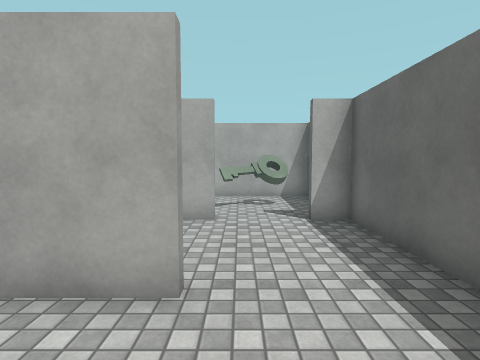
view 1 (above)

12 first-person views from a walk through a Unity game level. The camera is 1.5 m above the floor, tilts 4° down and sees 80° across. The floor is counted in squares, 1 m on a side. Each view is taken from the middle of a square. On the plan, view 1 faces up. The plan holds only what a view shows up to about 14 squares ahead; the rest is blank. The place goes on beyond the plan. Surface patterns are stand-ins for the level's own textures.

view 2
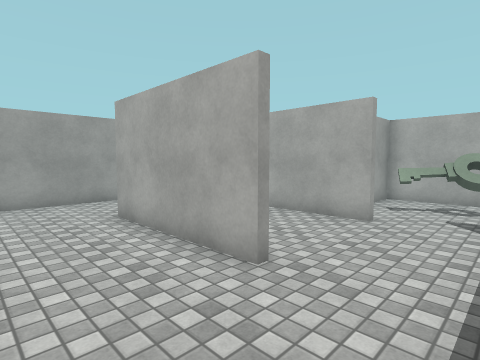

view 3
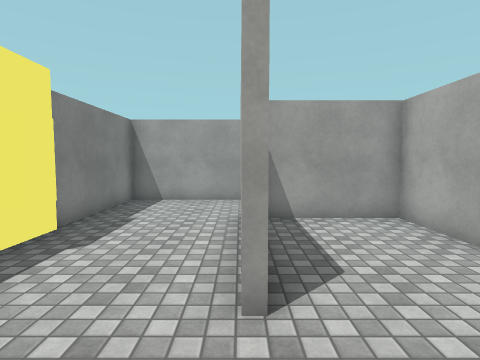

view 4
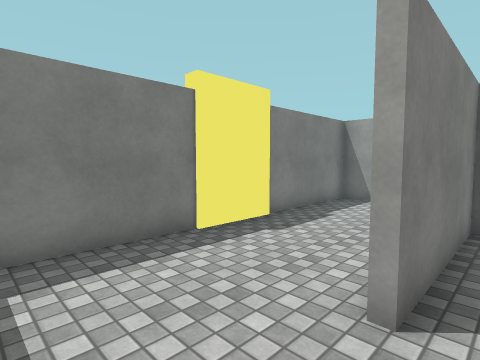

view 5
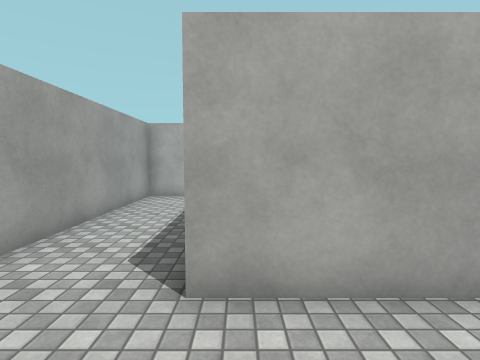

view 6
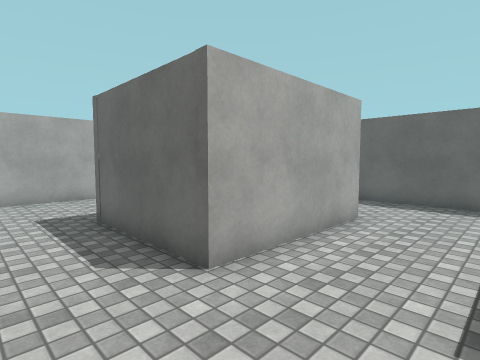

view 7
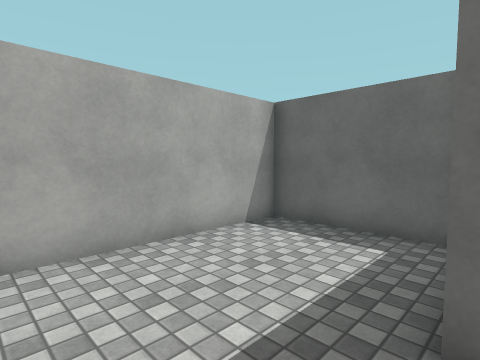

view 8
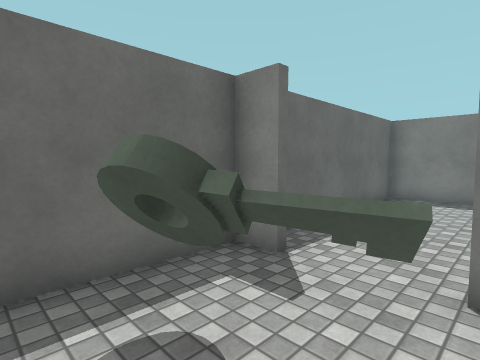

view 9
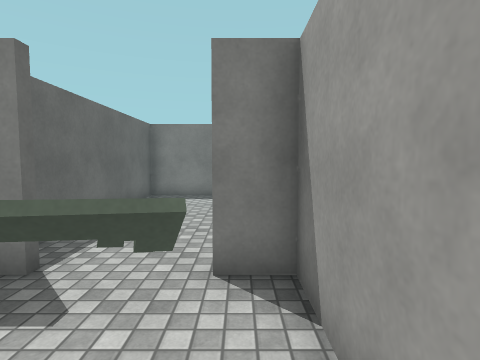

view 10
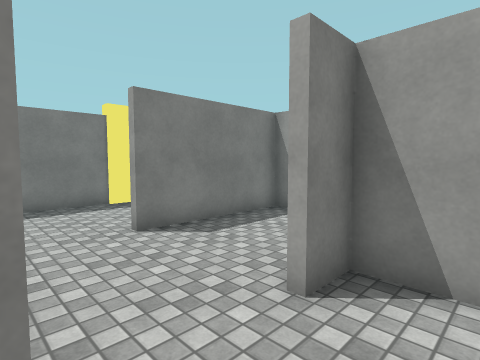

view 11
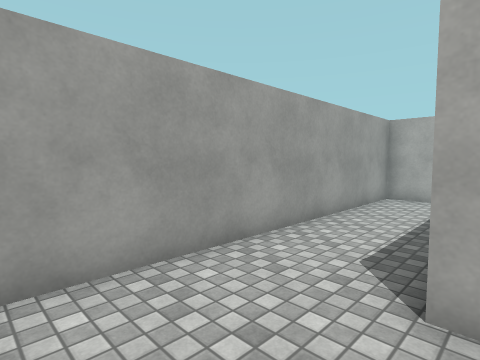

view 12
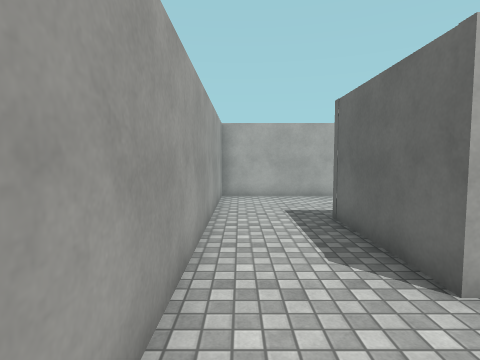

### Floor plan
Ten units are one square. View 1 is at (0, 0); x grows to the right and y downward. Boxes are objects, and circles mark ways between rooms. Rooms are numbered by the first view taken in them; rooms with no view inside come last. Other rooms are left out.
<svg viewBox="-92 -122 125 138">
<path fill="none" stroke="#000" d="M-20 -79 -20 -117 -87 -117 -87 11 28 11 28 -71 18 -71M-6 -30 -56 -30 -56 -74M-6 -71 -53 -71 -53 -33 -6 -33M-36 6 -23 6M18 -74 28 -74 28 -117 -17 -117 -17 -74 -6 -74"/>
<rect x="5" y="-105" width="10" height="10" fill="#bbb"><title>other object</title></rect>
<circle cx="5" cy="-70" r="3" fill="#2a7"/>
<text x="-40" y="-50">1</text>
<text x="0" y="-100">2</text>
</svg>
Room 1 opens to room 2.

Where each view was taken, in squares from view 1:
view 1: 0 up, 0 right, facing up
view 2: 0 up, 2 right, facing up-left
view 3: 3 up, 2 right, facing left
view 4: 4 up, 2 right, facing down-left
view 5: 0 up, 5 left, facing up
view 6: 0 up, 8 left, facing up-right
view 7: 7 up, 8 left, facing up-right
view 8: 11 up, 1 left, facing down-right
view 9: 11 up, 1 left, facing down
view 10: 9 up, 2 right, facing down-left
view 11: 0 up, 5 left, facing up-left
view 12: 0 up, 8 left, facing up
